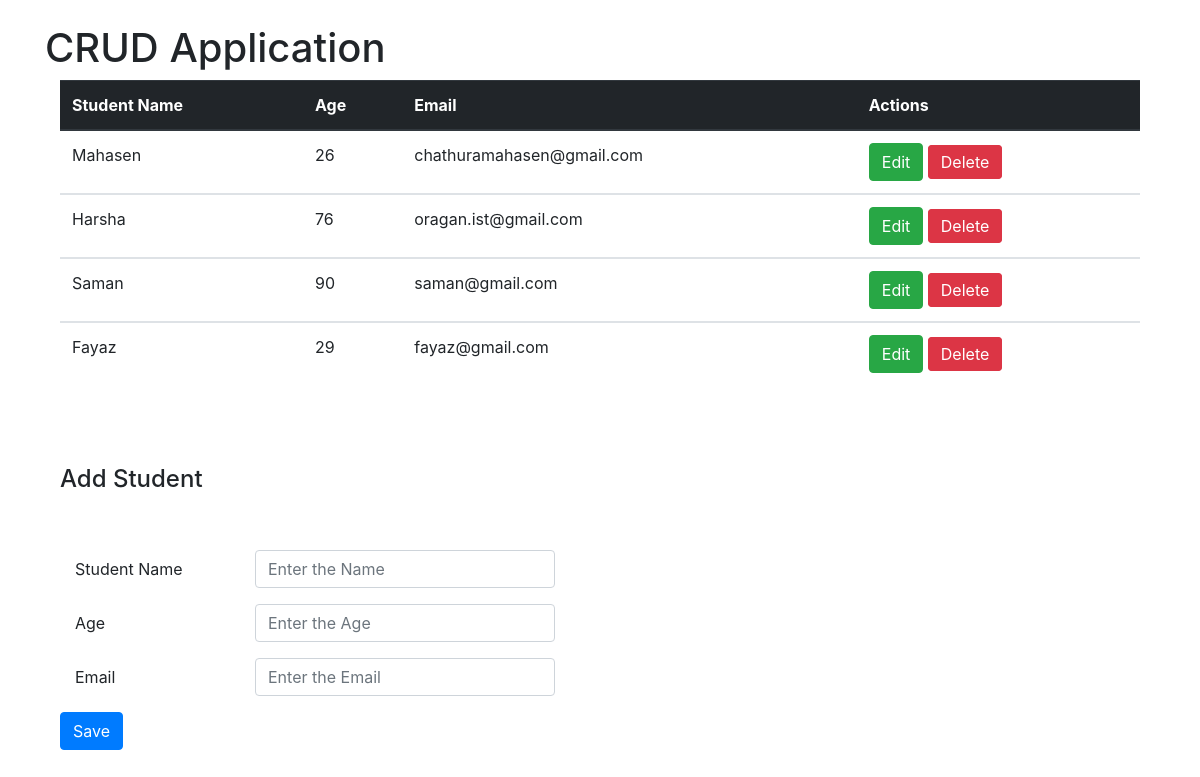
The page / on the database its author committed.
### tables this page shows
CREATE TABLE `student_details` (
  `Sid` int(11) NOT NULL,
  `Sname` varchar(100) NOT NULL,
  `age` varchar(10) NOT NULL,
  `email` varchar(100) NOT NULL
);

### process.php (called while the page is built, shortened)
<?php
$update = false;
$Sname = "";
$age = "";
$email = "";
?>

### index.php (the view, shortened to what this page needs)
<?php
require_once('process.php');
require_once('./config.php');
?>
<!doctype html>
<html lang="en">
<head>
    <link rel="stylesheet" href="https://maxcdn.bootstrapcdn.com/bootstrap/4.0.0/css/bootstrap.min.css"
>
</head>
<body>
    <br />
    <div class="container">
        <h1>CRUD Application</h1>
        <div class="container">
            <div style="margin-bottom:5em;">
                <table id="tbl" class="table table-hover dt-responsive" style=" width: 100%;">
                    <thead class="thead-dark">
                        <tr>
                            <th>Student Name</th>
                            <th>Age</th>
                            <th>Email</th>
                            <th>Actions</th>
                        </tr>
                    </thead>
                    <tbody>
                        <?php
                        $sql = "SELECT * FROM student_details";
                        $result = $database->query($sql);
                        if ($result->num_rows > 0) {
                            while ($row = $result->fetch_assoc()) {
                                ?>
                                <tr>
                                    <td>
                                        <?php echo $row['Sname']; ?>
                                    </td>
                                    <td>
                                        <?php echo $row['age']; ?>
                                    </td>
                                    <td>
                                        <?php echo $row['email']; ?>
                                    </td>
                                    <td>
                                        <a href="index.php?edit=<?php echo $row['Sid']; ?>"><button
                                                class="btn btn-success">Edit</button></a>
                                        <a href="process.php?delete=<?php echo $row['Sid'] ?>" class="btn btn-danger btn-xl"
                                            style="display: inline !important;">Delete</a>
                                    </td>
                                </tr>
                            </tbody>
                            <?php
                            }
                        } else {
                            echo "0 results";
                        }
                        ?>
                </table>
            </div>
            <div>
                <div>
                    <?php
                    if ($update == true):
                        ?>
                        <h4>Edit Student</h4>
                    <?php else: ?>
                        <h4>Add Student</h4>
                    <?php endif; ?>
                </div>
                <div>
                    <div class="container" style="margin-top: 40px;">
                        <form action="process.php" method="POST">
                            <div class="form-row">
                            </div>
                            <div class="form-group row">
                                <label for="Sname" class="col-sm-2 col-form-label">Student Name</label>
                                <div class="col-sm-10">
                                    <input type="text" class="form-control" id="Sname" name="Sname"
                                        placeholder="Enter the Name" style="width: 300px;"
                                        value="<?php echo $Sname; ?>" Required>
                                </div>
                            </div>
                            <div class="form-group row">
                                <label for="age" class="col-sm-2 col-form-label">Age</label>
                                <div class="col-sm-10">
                                    <input type="number" class="form-control" id="age" name="age"
                                        placeholder="Enter the Age" style="width: 300px;" value="<?php echo $age; ?>" Required>
                                </div>
                            </div>
                            <div class="form-group row">
                                <label for="email" class="col-sm-2 col-form-label">Email</label>
                                <div class="col-sm-10">
                                    <input type="email" class="form-control" id="email" name="email"
                                        placeholder="Enter the Email" style="width: 300px;"
                                        value="<?php echo $email; ?>" Required>
                                </div>
                            </div>
                    </div>
                    <div>
                        <?php
                        if ($update == true):
                            ?>
                            <button type="submit" class="btn btn-primary" name="update">Edit</button>
                        <?php else: ?>
                            <button type="submit" class="btn btn-primary" name="save">Save</button>
                        <?php endif; ?>
                    </div>
                </div>
            </div>
        </div>
</body>
</html>

### rows shown on the page
student_details: Sname "Mahasen", age "26", email "chathuramahasen@gmail.com"
student_details: Sname "Harsha", age "76", email "oragan.ist@gmail.com"
student_details: Sname "Saman", age "90", email "saman@gmail.com"
student_details: Sname "Fayaz", age "29", email "fayaz@gmail.com"
